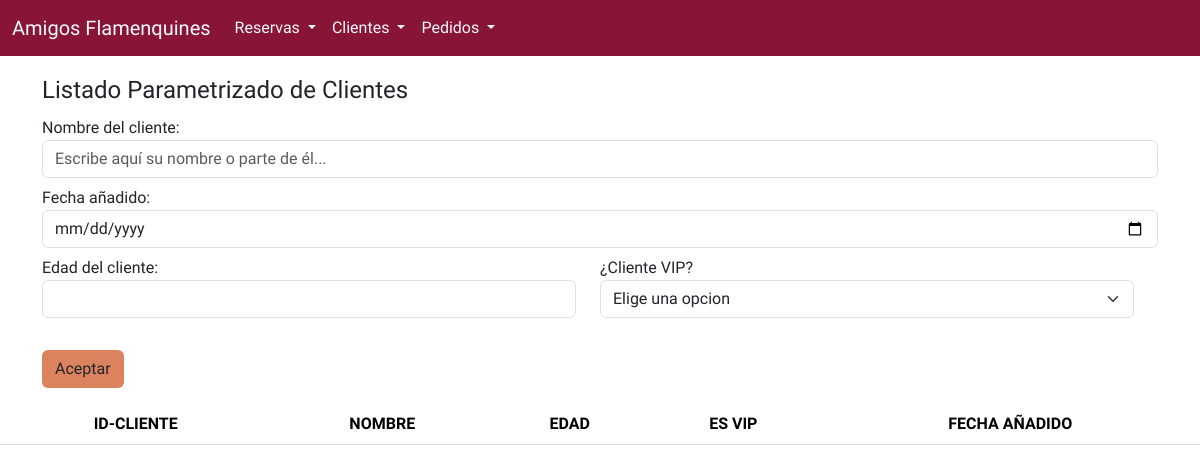
Page /mostrar_listado_clientes_parametrizado.php on the earlier database version.
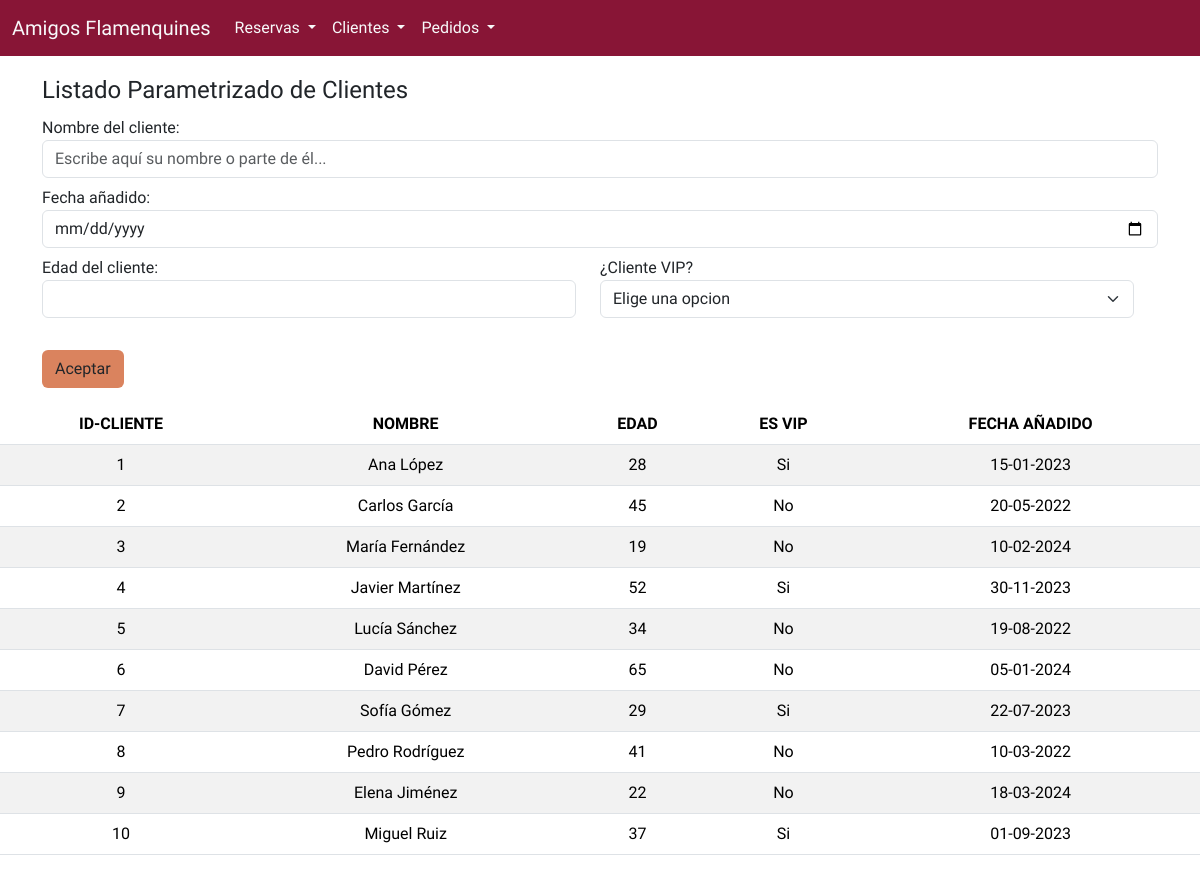
Same page on the later database version.
### tables this page shows
CREATE TABLE `client` (
  `id_client` int NOT NULL,
  `date_created_account` date NOT NULL,
  `age` int NOT NULL,
  `is_vip` tinyint(1) NOT NULL,
  `name` varchar(50) NOT NULL
);

### mostrar_listado_clientes_parametrizado.php (the view, shortened to what this page needs)
<?php
include_once("form_listado_parametrizado_clientes.php");
$sql = "SELECT * FROM client";
$esVip = trim($_GET["lstEsVip"] ?? "-1");
$sql .= ";";
$tabla = "<table class='table table-striped text-center mt-3' id='listadoClientes'>";
$tabla .= "<thead><tr><th>ID-CLIENTE</th><th>NOMBRE</th><th>EDAD</th><th>ES VIP</th><th>FECHA AÑADIDO</th>";
$resultado = mysqli_query($conexion, $sql);
$tabla.= "</tr></thead><tbody>";
while ($fila = mysqli_fetch_assoc($resultado)) {
    if ($fila["is_vip"] == "1") {
        $esVip = "Si";
    }else{
        $esVip = "No";
    }
    $tabla .= "<tr>";
    $tabla .= "<td>". $fila["id_client"] ."</td>";
    $tabla .= "<td>". $fila["name"] ."</td>";
    $tabla .= "<td>". $fila["age"] ."</td>";
    $tabla .= "<td>". $esVip ."</td>";
    $fecha = implode('-',array_reverse(explode('-',$fila['date_created_account'])));
    $tabla .= "<td>". $fecha ."</td>";
    $tabla .= "</tr>";
}
$tabla .= "</tbody></table>";
?>
    <?php
        echo $tabla;
    ?>
</body>
</html>

Differences in the rows shown:
added client: id_client "1", name "Ana López", age "28", is_vip "Si", date_created_account "15-01-2023"
added client: id_client "2", name "Carlos García", age "45", is_vip "No", date_created_account "20-05-2022"
added client: id_client "3", name "María Fernández", age "19", is_vip "No", date_created_account "10-02-2024"
added client: id_client "4", name "Javier Martínez", age "52", is_vip "Si", date_created_account "30-11-2023"
added client: id_client "5", name "Lucía Sánchez", age "34", is_vip "No", date_created_account "19-08-2022"
added client: id_client "6", name "David Pérez", age "65", is_vip "No", date_created_account "05-01-2024"
added client: id_client "7", name "Sofía Gómez", age "29", is_vip "Si", date_created_account "22-07-2023"
added client: id_client "8", name "Pedro Rodríguez", age "41", is_vip "No", date_created_account "10-03-2022"
added client: id_client "9", name "Elena Jiménez", age "22", is_vip "No", date_created_account "18-03-2024"
added client: id_client "10", name "Miguel Ruiz", age "37", is_vip "Si", date_created_account "01-09-2023"
